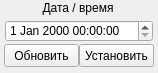
<?xml version="1.0" encoding="UTF-8"?>
<ui version="4.0">
 <class>Form</class>
 <widget class="QWidget" name="Form">
  <property name="geometry">
   <rect>
    <x>0</x>
    <y>0</y>
    <width>158</width>
    <height>73</height>
   </rect>
  </property>
  <property name="windowTitle">
   <string>Время</string>
  </property>
  <widget class="QLabel" name="label">
   <property name="geometry">
    <rect>
     <x>5</x>
     <y>0</y>
     <width>146</width>
     <height>16</height>
    </rect>
   </property>
   <property name="text">
    <string>Дата / время</string>
   </property>
   <property name="alignment">
    <set>Qt::AlignCenter</set>
   </property>
  </widget>
  <widget class="QDateTimeEdit" name="dateTimeEdit_2">
   <property name="geometry">
    <rect>
     <x>5</x>
     <y>20</y>
     <width>148</width>
     <height>22</height>
    </rect>
   </property>
  </widget>
  <widget class="QPushButton" name="pushButton">
   <property name="geometry">
    <rect>
     <x>4</x>
     <y>44</y>
     <width>75</width>
     <height>23</height>
    </rect>
   </property>
   <property name="text">
    <string>Обновить</string>
   </property>
  </widget>
  <widget class="QPushButton" name="pushButton_2">
   <property name="geometry">
    <rect>
     <x>79</x>
     <y>44</y>
     <width>75</width>
     <height>23</height>
    </rect>
   </property>
   <property name="text">
    <string>Установить</string>
   </property>
  </widget>
 </widget>
 <resources/>
 <connections/>
</ui>
